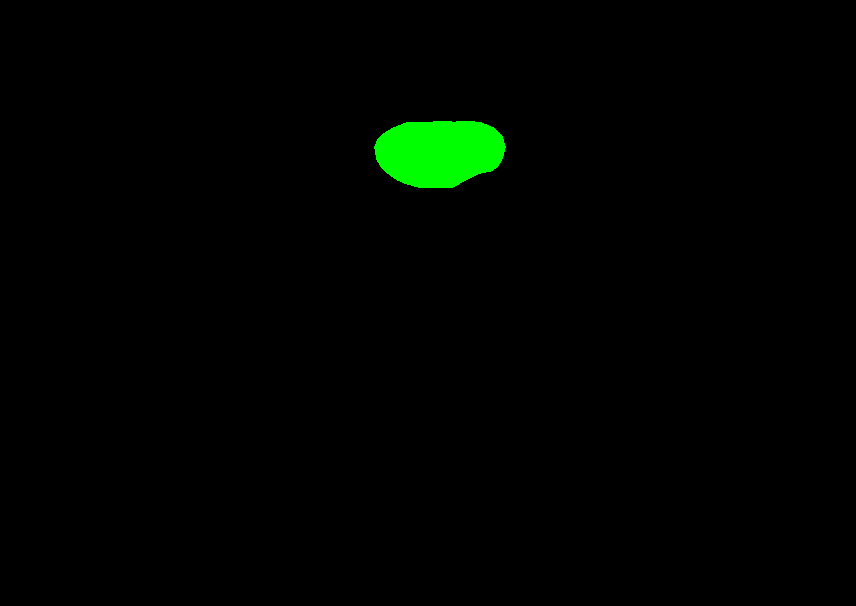
#> input picture privacy_styled_test_gradient_based/benign/mask/styled_benign ALWI_002.png, 856 x 606 px, given in place of benign_001.png, which was not available
$ python reverse_style_transfer_pipeline.py   (older library calls are emulated)
#> lines starting #> are read from the running program, lines starting #| are printed output that depends on the picture; after the words box and inside, x2 and y2 are one past the last pixel; in counts of white or black regions, pixels touching at a corner belong together; pictures that were not available may be replaced by others from this repository, and a replacement may not be noted
#!/usr/bin/env python3
"""
Reverse Style Transfer Pipeline: BUS-UCLM Style → BUSI Images

This pipeline:
1. Captures BUS-UCLM style statistics from the source dataset
2. Applies BUS-UCLM style to BUSI images
3. Creates a combined dataset with original BUS-UCLM + styled BUSI
4. Trains on combined dataset and tests on BUS-UCLM test set

This is the reverse of the previous approach - instead of making BUSI-style
synthetic data, we make BUS-UCLM-style synthetic data.
"""

import os
import json
import pandas as pd
import numpy as np
from PIL import Image
import argparse
import cv2
from sklearn.feature_extraction import image as sk_image
from skimage import filters, morphology, measure
from skimage.feature import graycomatrix, graycoprops, local_binary_pattern
from skimage.measure import shannon_entropy
from scipy import ndimage
from scipy.stats import entropy
import matplotlib.pyplot as plt
from tqdm import tqdm
import gc
import shutil
import warnings
warnings.filterwarnings('ignore')

class BUSUCLMStyleExtractor:
    """Extract comprehensive style statistics from BUS-UCLM dataset"""

    def __init__(self, dataset_path):
#> (reads dataset/BioMedicalDataset/BUSI/train_frame.csv from the repository)
        self.dataset_path = dataset_path
        self.style_stats = {}

    def load_image_safely(self, image_path):
        """Load image with error handling"""
        try:
            img = Image.open(image_path).convert('L')
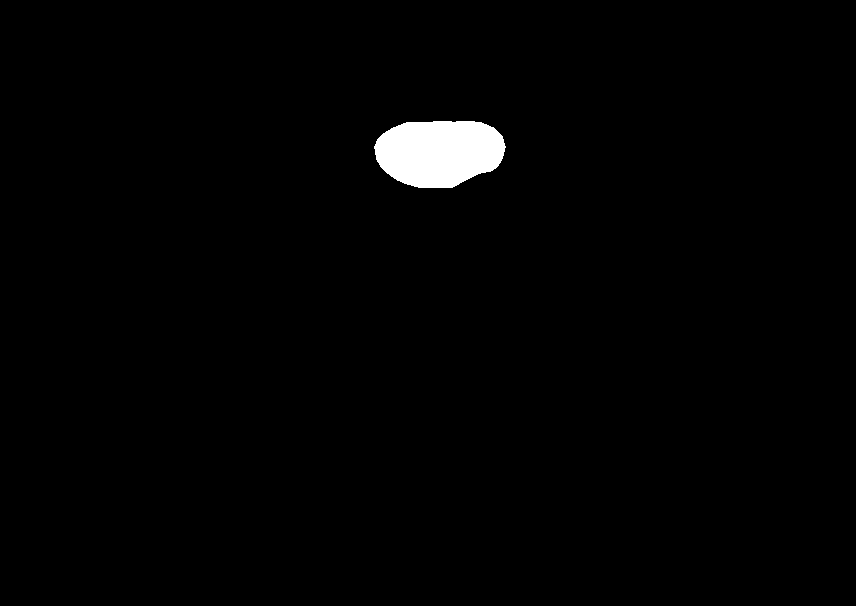
#> img: PIL image 856x606 L; values 0 (black) and 150 (white), 1.4% white; 1 white region, box (x1, y1, x2, y2) and area: (374, 121, 506, 188) 7056
            return np.array(img)
        except Exception as e:
            print(f"⚠️  Error loading {image_path}: {e}")
            return None

    def extract_histogram_stats(self, image):
        """Extract histogram statistics"""
        hist, bins = np.histogram(image, bins=256, range=(0, 255))
#> hist = 256 values, max 511680 at index 0, min 0 at index 1, mean 2026.3; bins = 257 values from 0 to 255
        hist = hist.astype(float) / hist.sum()  # Normalize
#> hist = 256 values, max 0.986 at index 0, min 0 at index 1, mean 0.00391

        return {
            'histogram': hist.tolist(),
            'bins': bins.tolist(),
            'mean': float(np.mean(image)),
            'std': float(np.std(image)),
            'min': float(np.min(image)),
            'max': float(np.max(image))
        }

    def extract_texture_stats(self, image):
        """Extract texture statistics using GLCM and LBP"""
        # GLCM features
        glcm = graycomatrix(image, [1], [0, np.pi/4, np.pi/2, 3*np.pi/4],
                          levels=256, symmetric=True, normed=True)

        contrast = graycoprops(glcm, 'contrast')
#> contrast = [[5.91, 13.31, 11.47, 12.88]]
        dissimilarity = graycoprops(glcm, 'dissimilarity')
#> dissimilarity = [[0.0394, 0.0887, 0.0765, 0.0858]]
        homogeneity = graycoprops(glcm, 'homogeneity')
#> homogeneity = [[1, 0.999, 0.999, 0.999]]
        energy = graycoprops(glcm, 'energy')
#> energy = [[0.986, 0.986, 0.986, 0.986]]

        # LBP features
        lbp = local_binary_pattern(image, P=24, R=8, method='uniform')
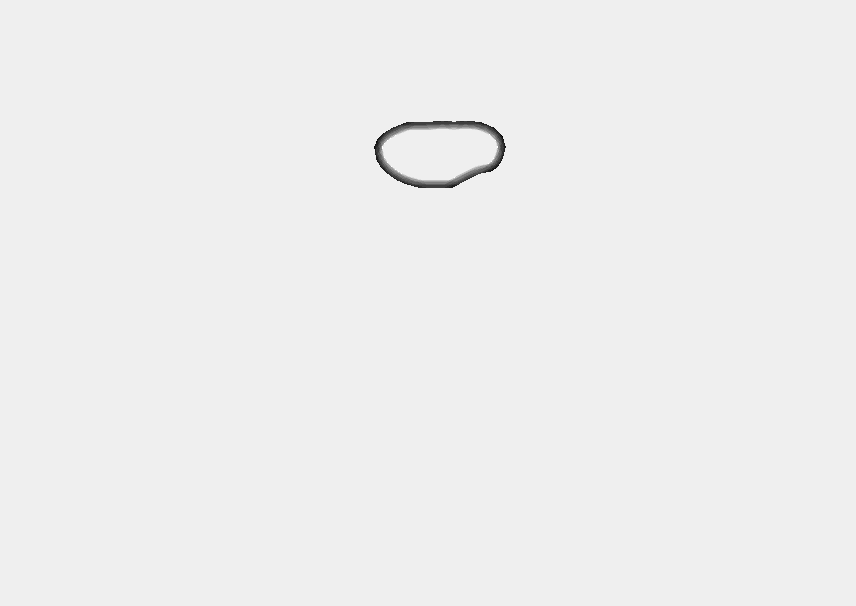
#> lbp: shape (606, 856) float64; min 9, max 25, mean 24; drawn with min black and max white
        lbp_hist, _ = np.histogram(lbp, bins=26, range=(0, 25))
#> lbp_hist = 26 values, max 516234 at index 24, min 0 at index 0, mean 19951.4
        lbp_hist = lbp_hist.astype(float) / lbp_hist.sum()
#> lbp_hist = 26 values, max 0.995 at index 24, min 0 at index 0, mean 0.0385

        return {
            'glcm_contrast': float(np.mean(contrast)),
            'glcm_dissimilarity': float(np.mean(dissimilarity)),
            'glcm_homogeneity': float(np.mean(homogeneity)),
            'glcm_energy': float(np.mean(energy)),
            'lbp_histogram': lbp_hist.tolist(),
            'texture_energy': float(np.sum(image**2) / (image.shape[0] * image.shape[1]))
        }

    def extract_frequency_stats(self, image):
        """Extract frequency domain statistics"""
        # FFT
        fft = np.fft.fft2(image)
        fft_magnitude = np.abs(fft)
        fft_phase = np.angle(fft)
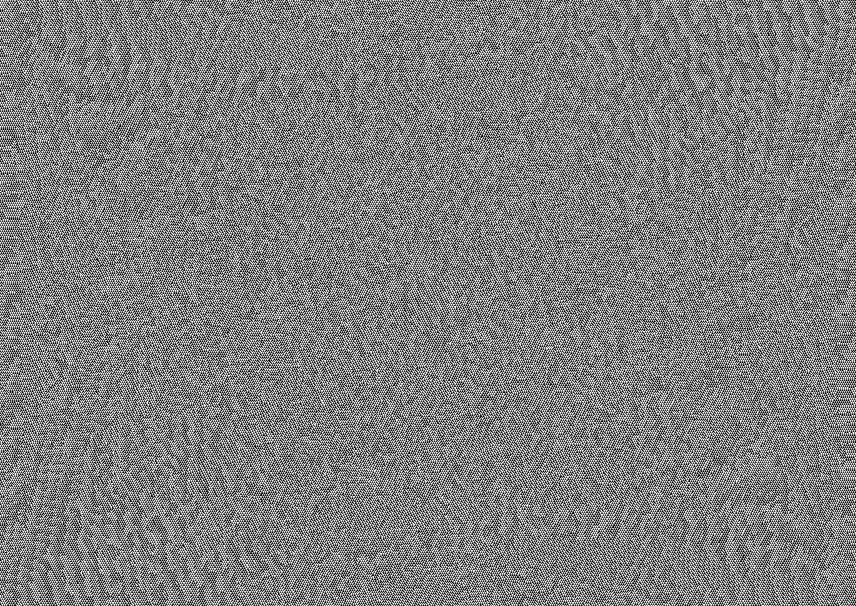
#> fft_phase: shape (606, 856) float64; min -3.14, max 3.14, mean 5.98e-06; drawn with min black and max white

        # Power spectrum
        power_spectrum = fft_magnitude**2

        # Frequency bands
        h, w = image.shape
        center_h, center_w = h // 2, w // 2

        # Low frequency (center region)
        low_freq_mask = np.zeros((h, w))
        low_freq_mask[center_h-h//8:center_h+h//8, center_w-w//8:center_w+w//8] = 1
        low_freq_power = np.sum(power_spectrum * low_freq_mask)
#> low_freq_power = 2.56e+10

        # High frequency (outer region)
        high_freq_mask = 1 - low_freq_mask
        high_freq_power = np.sum(power_spectrum * high_freq_mask)
#> high_freq_power = 8.23e+13

        return {
            'fft_mean_magnitude': float(np.mean(fft_magnitude)),
            'fft_std_magnitude': float(np.std(fft_magnitude)),
            'low_freq_power': float(low_freq_power),
            'high_freq_power': float(high_freq_power),
            'freq_ratio': float(low_freq_power / (high_freq_power + 1e-8))
        }

    def extract_morphological_stats(self, image):
        """Extract morphological statistics"""
        # Binary morphology
        binary = image > np.mean(image)

        # Morphological operations
        opened = morphology.opening(binary, morphology.disk(3))
#> opened: shape (606, 856) bool; 1.4% white; 1 white region, box (x1, y1, x2, y2) and area: (374, 121, 506, 188) 7053
        closed = morphology.closing(binary, morphology.disk(3))

        # Region properties
        labeled = measure.label(binary)
#> labeled: shape (606, 856) int32; values 0 (black) and 1 (white), 1.4% white; 1 white region
        regions = measure.regionprops(labeled)
#> regions = 1 regions; box (x1, y1, x2, y2) and area: (374, 121, 506, 188) 7056

        if regions:
            areas = [region.area for region in regions]
#> areas = [7056]
            eccentricities = [region.eccentricity for region in regions]
#> eccentricities = [0.859]

            return {
                'mean_region_area': float(np.mean(areas)),
                'std_region_area': float(np.std(areas)),
                'mean_eccentricity': float(np.mean(eccentricities)),
                'num_regions': len(regions),
                'opening_ratio': float(np.sum(opened) / np.sum(binary)),
                'closing_ratio': float(np.sum(closed) / np.sum(binary))
            }

        return {
            'mean_region_area': 0.0,
            'std_region_area': 0.0,
            'mean_eccentricity': 0.0,
            'num_regions': 0,
            'opening_ratio': 0.0,
            'closing_ratio': 0.0
        }

    def extract_comprehensive_stats(self, image):
        """Extract all style statistics from an image"""
        stats = {}

        # Basic histogram statistics
        stats['histogram'] = self.extract_histogram_stats(image)

        # Texture statistics
        stats['texture'] = self.extract_texture_stats(image)

        # Frequency statistics
        stats['frequency'] = self.extract_frequency_stats(image)

        # Morphological statistics
        stats['morphology'] = self.extract_morphological_stats(image)

        # Additional stats
        stats['entropy'] = float(shannon_entropy(image))
        stats['local_entropy'] = float(np.mean(filters.rank.entropy(image, morphology.disk(5))))

        return stats

    def extract_dataset_style(self, split='all'):
        """Extract style statistics from BUS-UCLM dataset"""
        print(f"🎯 Extracting BUS-UCLM style statistics...")

        # Load dataset splits
        if split == 'all':
            csv_files = ['train_frame.csv', 'val_frame.csv', 'test_frame.csv']
        else:
            csv_files = [f'{split}_frame.csv']

        all_stats = []
        total_images = 0

        for csv_file in csv_files:
            csv_path = os.path.join(self.dataset_path, csv_file)
            if not os.path.exists(csv_path):
                continue

            df = pd.read_csv(csv_path)
            print(f"  📊 Processing {csv_file}: {len(df)} images")

            for idx, row in tqdm(df.iterrows(), total=len(df), desc=f"Processing {csv_file}"):
                # Parse image path
                image_entry = row['image_path']
                if ' ' in image_entry:
                    class_name, filename = image_entry.split(' ', 1)
                else:
                    class_name, filename = 'unknown', image_entry

                # Construct full path
                image_path = os.path.join(self.dataset_path, class_name, 'images', filename)

                # Load and process image
                image = self.load_image_safely(image_path)
                if image is not None:
                    stats = self.extract_comprehensive_stats(image)
#> stats = 6 items
                    stats['class'] = class_name
                    stats['filename'] = filename
                    all_stats.append(stats)
                    total_images += 1

        print(f"  ✅ Processed {total_images} images total")

        # Aggregate statistics
        self.style_stats = self.aggregate_stats(all_stats)
        return self.style_stats

    def aggregate_stats(self, all_stats):
        """Aggregate statistics across all images"""
        print("  🔄 Aggregating style statistics...")

        aggregated = {
            'histogram': {
                'mean_histogram': np.mean([s['histogram']['histogram'] for s in all_stats], axis=0).tolist(),
                'mean_intensity': np.mean([s['histogram']['mean'] for s in all_stats]),
                'std_intensity': np.mean([s['histogram']['std'] for s in all_stats]),
                'global_min': np.min([s['histogram']['min'] for s in all_stats]),
                'global_max': np.max([s['histogram']['max'] for s in all_stats])
            },
            'texture': {
                'mean_contrast': np.mean([s['texture']['glcm_contrast'] for s in all_stats]),
                'mean_dissimilarity': np.mean([s['texture']['glcm_dissimilarity'] for s in all_stats]),
                'mean_homogeneity': np.mean([s['texture']['glcm_homogeneity'] for s in all_stats]),
                'mean_energy': np.mean([s['texture']['glcm_energy'] for s in all_stats]),
                'mean_lbp_histogram': np.mean([s['texture']['lbp_histogram'] for s in all_stats], axis=0).tolist(),
                'mean_texture_energy': np.mean([s['texture']['texture_energy'] for s in all_stats])
            },
            'frequency': {
                'mean_fft_magnitude': np.mean([s['frequency']['fft_mean_magnitude'] for s in all_stats]),
                'mean_low_freq_power': np.mean([s['frequency']['low_freq_power'] for s in all_stats]),
                'mean_high_freq_power': np.mean([s['frequency']['high_freq_power'] for s in all_stats]),
                'mean_freq_ratio': np.mean([s['frequency']['freq_ratio'] for s in all_stats])
            },
            'morphology': {
                'mean_region_area': np.mean([s['morphology']['mean_region_area'] for s in all_stats]),
                'mean_eccentricity': np.mean([s['morphology']['mean_eccentricity'] for s in all_stats]),
                'mean_num_regions': np.mean([s['morphology']['num_regions'] for s in all_stats]),
                'mean_opening_ratio': np.mean([s['morphology']['opening_ratio'] for s in all_stats]),
                'mean_closing_ratio': np.mean([s['morphology']['closing_ratio'] for s in all_stats])
            },
            'entropy': {
                'mean_entropy': np.mean([s['entropy'] for s in all_stats]),
                'mean_local_entropy': np.mean([s['local_entropy'] for s in all_stats])
            }
        }

        return aggregated

    def save_style_stats(self, output_path):
        """Save style statistics to JSON file"""
        with open(output_path, 'w') as f:
            json.dump(self.style_stats, f, indent=2)
        print(f"  💾 Style statistics saved to {output_path}")

class BUSUCLMStyleTransfer:
    """Apply BUS-UCLM style to BUSI images"""

    def __init__(self, style_stats):
        self.style_stats = style_stats

    # [126 lines left out: functions apply_histogram_matching, apply_texture_enhancement, apply_frequency_enhancement, apply_morphological_enhancement, transfer_style, not called in this run]

def create_reverse_combined_dataset(bus_uclm_path, busi_path, styled_busi_path, output_path):
    """Create combined dataset with original BUS-UCLM + styled BUSI"""
    print("📊 Creating reverse combined dataset...")

    combined_data = []

    # 1. Add all BUS-UCLM data (train + val + test)
    for split in ['train', 'val', 'test']:
        csv_path = os.path.join(bus_uclm_path, f'{split}_frame.csv')
        if os.path.exists(csv_path):
            df = pd.read_csv(csv_path)
            for idx, row in df.iterrows():
                image_entry = row['image_path']
                mask_entry = row['mask_path']

                if ' ' in image_entry:
                    class_name, filename = image_entry.split(' ', 1)
                else:
                    class_name, filename = 'unknown', image_entry

                combined_data.append({
                    'image_path': f"{class_name} {filename}",
                    'mask_path': f"{class_name} {filename}",
                    'source': 'BUS-UCLM-original',
                    'augmentation_type': 'original',
                    'source_client': 'BUS-UCLM'
                })

    print(f"  ✅ Added {len(combined_data)} original BUS-UCLM samples")

    # 2. Add styled BUSI data
    styled_csv_path = os.path.join(styled_busi_path, 'styled_dataset.csv')
    if os.path.exists(styled_csv_path):
        try:
            styled_df = pd.read_csv(styled_csv_path)
            if len(styled_df) > 0:
                for idx, row in styled_df.iterrows():
                    combined_data.append({
                        'image_path': row['image_path'],
                        'mask_path': row['mask_path'],
                        'source': 'BUSI-styled-to-BUS-UCLM',
                        'augmentation_type': 'styled',
                        'source_client': 'BUSI'
                    })

                print(f"  ✅ Added {len(styled_df)} styled BUSI samples")
            else:
                print("  ⚠️  No styled BUSI samples found (empty dataset)")
        except Exception as e:
            print(f"  ⚠️  Error loading styled dataset: {e}")
            print("  ⚠️  Continuing with BUS-UCLM data only")

    # 3. Create combined DataFrame and shuffle
    combined_df = pd.DataFrame(combined_data)
    combined_df = combined_df.sample(frac=1, random_state=42).reset_index(drop=True)

    # 4. Save combined dataset
    os.makedirs(output_path, exist_ok=True)
    combined_csv_path = os.path.join(output_path, 'reverse_combined_train.csv')
    combined_df.to_csv(combined_csv_path, index=False)

    print(f"  💾 Combined dataset saved to {combined_csv_path}")
    print(f"  📊 Total samples: {len(combined_df)}")
    print(f"    - Original BUS-UCLM: {len(combined_df[combined_df['augmentation_type'] == 'original'])}")
    print(f"    - Styled BUSI: {len(combined_df[combined_df['augmentation_type'] == 'styled'])}")

    return combined_csv_path

def process_busi_with_bus_uclm_style(busi_path, style_stats, output_path, batch_size=10):
    """Process BUSI images with BUS-UCLM style transfer"""
#> called with busi_path = 'dataset/BioMedicalDataset/BUSI', batch_size = 10
    print("🎨 Applying BUS-UCLM style to BUSI images...")

    # Initialize style transfer
    style_transfer = BUSUCLMStyleTransfer(style_stats)

    # Create output directories
    os.makedirs(output_path, exist_ok=True)
    for class_name in ['benign', 'malignant']:
        os.makedirs(os.path.join(output_path, class_name, 'images'), exist_ok=True)
        os.makedirs(os.path.join(output_path, class_name, 'masks'), exist_ok=True)

    # Process BUSI training data
    train_csv = os.path.join(busi_path, 'train_frame.csv')
    df = pd.read_csv(train_csv)

    styled_data = []

    for i in tqdm(range(0, len(df), batch_size), desc="Processing BUSI batches"):
        batch = df.iloc[i:i+batch_size]

        for idx, row in batch.iterrows():
            try:
                # Parse BUSI format
                image_filename = row['image_path']
                mask_filename = row['mask_path']

                # Extract class name
                class_name = 'benign' if 'benign' in image_filename else 'malignant'

                # Load BUSI image - BUSI has different structure
                # BUSI structure: benign/image/filename and benign/mask/filename
                image_path = os.path.join(busi_path, class_name, 'image', image_filename)
                mask_path = os.path.join(busi_path, class_name, 'mask', mask_filename)

                if os.path.exists(image_path) and os.path.exists(mask_path):
                    # Load and process image
                    image = Image.open(image_path).convert('L')
                    mask = Image.open(mask_path).convert('L')

                    # Resize to match BUS-UCLM size (approximately 856x606)
                    image = image.resize((856, 606), Image.LANCZOS)
                    mask = mask.resize((856, 606), Image.LANCZOS)

                    # Apply style transfer
                    image_array = np.array(image)
                    styled_array = style_transfer.transfer_style(image_array)
                    styled_image = Image.fromarray(styled_array)

                    # Generate output filename
                    base_name = os.path.splitext(image_filename)[0]
                    styled_filename = f"styled_{base_name}.png"
                    styled_mask_filename = f"styled_{base_name}_mask.png"

                    # Save styled image and mask
                    styled_image_path = os.path.join(output_path, class_name, 'images', styled_filename)
                    styled_mask_path = os.path.join(output_path, class_name, 'masks', styled_mask_filename)

                    styled_image.save(styled_image_path)
                    mask.save(styled_mask_path)

                    # Add to dataset
                    styled_data.append({
                        'image_path': f"{class_name} {styled_filename}",
                        'mask_path': f"{class_name} {styled_mask_filename}",
                        'original_source': 'BUSI',
                        'style_source': 'BUS-UCLM'
                    })

            except Exception as e:
                print(f"⚠️  Error processing {image_filename}: {e}")
                continue

        # Memory cleanup
        gc.collect()

    # Save styled dataset CSV
    styled_df = pd.DataFrame(styled_data)
    styled_csv_path = os.path.join(output_path, 'styled_dataset.csv')
    styled_df.to_csv(styled_csv_path, index=False)

    print(f"  ✅ Styled {len(styled_df)} BUSI images with BUS-UCLM style")
    print(f"  💾 Styled dataset saved to {styled_csv_path}")

    return styled_csv_path

def main():
    parser = argparse.ArgumentParser(description="Reverse Style Transfer: BUS-UCLM → BUSI")
    parser.add_argument('--bus-uclm-path', type=str, default='dataset/BioMedicalDataset/BUS-UCLM',
                        help='Path to BUS-UCLM dataset')
    parser.add_argument('--busi-path', type=str, default='dataset/BioMedicalDataset/BUSI',
                        help='Path to BUSI dataset')
    parser.add_argument('--output-dir', type=str, default='dataset/BioMedicalDataset/Reverse-BUS-UCLM-Style',
                        help='Output directory for results')
    parser.add_argument('--batch-size', type=int, default=10, help='Batch size for processing')

    args = parser.parse_args()

    print("🚀 Starting Reverse Style Transfer Pipeline")
    print("=" * 60)
    print(f"📁 BUS-UCLM Dataset: {args.bus_uclm_path}")
    print(f"📁 BUSI Dataset: {args.busi_path}")
    print(f"📁 Output Directory: {args.output_dir}")
    print("=" * 60)

    # Create output directory
    os.makedirs(args.output_dir, exist_ok=True)

    # Step 1: Extract BUS-UCLM style statistics
    print("\n🎯 Step 1: Extracting BUS-UCLM style statistics...")
    style_extractor = BUSUCLMStyleExtractor(args.bus_uclm_path)
    style_stats = style_extractor.extract_dataset_style('all')

    # Save style statistics
    style_stats_path = os.path.join(args.output_dir, 'bus_uclm_style_stats.json')
    style_extractor.save_style_stats(style_stats_path)

    # Step 2: Apply BUS-UCLM style to BUSI images
    print("\n🎨 Step 2: Applying BUS-UCLM style to BUSI images...")
    styled_busi_path = os.path.join(args.output_dir, 'styled_busi')
    styled_csv_path = process_busi_with_bus_uclm_style(
        args.busi_path, style_stats, styled_busi_path, args.batch_size
    )

    # Step 3: Create reverse combined dataset
    print("\n📊 Step 3: Creating reverse combined dataset...")
    combined_csv_path = create_reverse_combined_dataset(
        args.bus_uclm_path, args.busi_path, styled_busi_path, args.output_dir
    )

    # Step 4: Generate training command
    print("\n🏃 Step 4: Training command generated")
    print("=" * 60)
    print("To train the model with reverse style transfer, use:")
    print(f"python IS2D_main.py \\")
    print(f"  --train_data_type BUS-UCLM \\")
    print(f"  --test_data_type BUS-UCLM \\")
    print(f"  --ccst_augmented_path {args.output_dir} \\")
    print(f"  --train \\")
    print(f"  --final_epoch 100")
    print("=" * 60)

    print("\n✅ Reverse Style Transfer Pipeline Complete!")
    print(f"📈 Combined dataset: {combined_csv_path}")
    print(f"📊 Ready to train on BUS-UCLM-style augmented data and test on BUS-UCLM")

if __name__ == "__main__":
    main()
